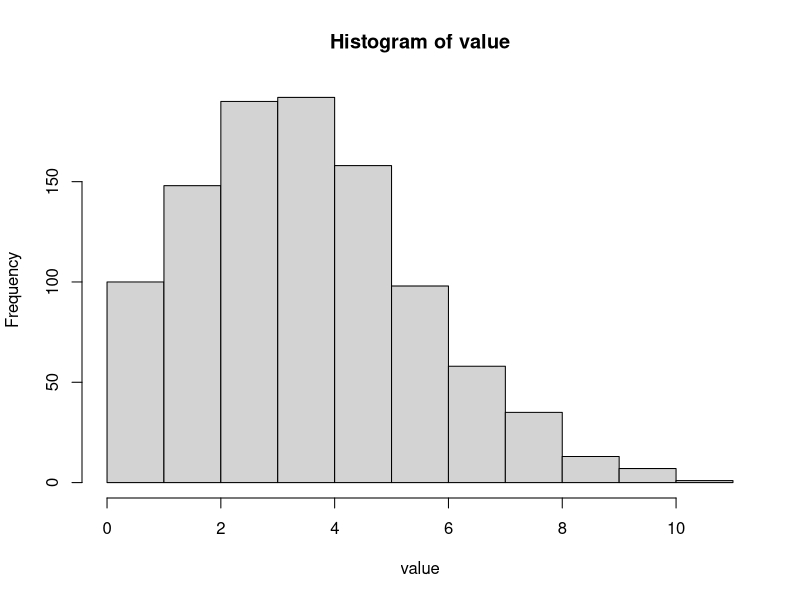

Write the R code that produced this figure.
# 乱数の分布クラスを使用した結果の出力を、図に変換するRスクリプト

# png形式で出力する
png("poisson_distribution.png")

# TSV形式になっている乱数の出力データを読み込む
x <- read.table("poisson_distribution.tsv")

# 1列目だけを抜き出す
value = x$V1

# 以下、データの特性に合わせて、ヒストグラムかプロットかを選択してください。

# ヒストグラムとして出力
hist(value)
